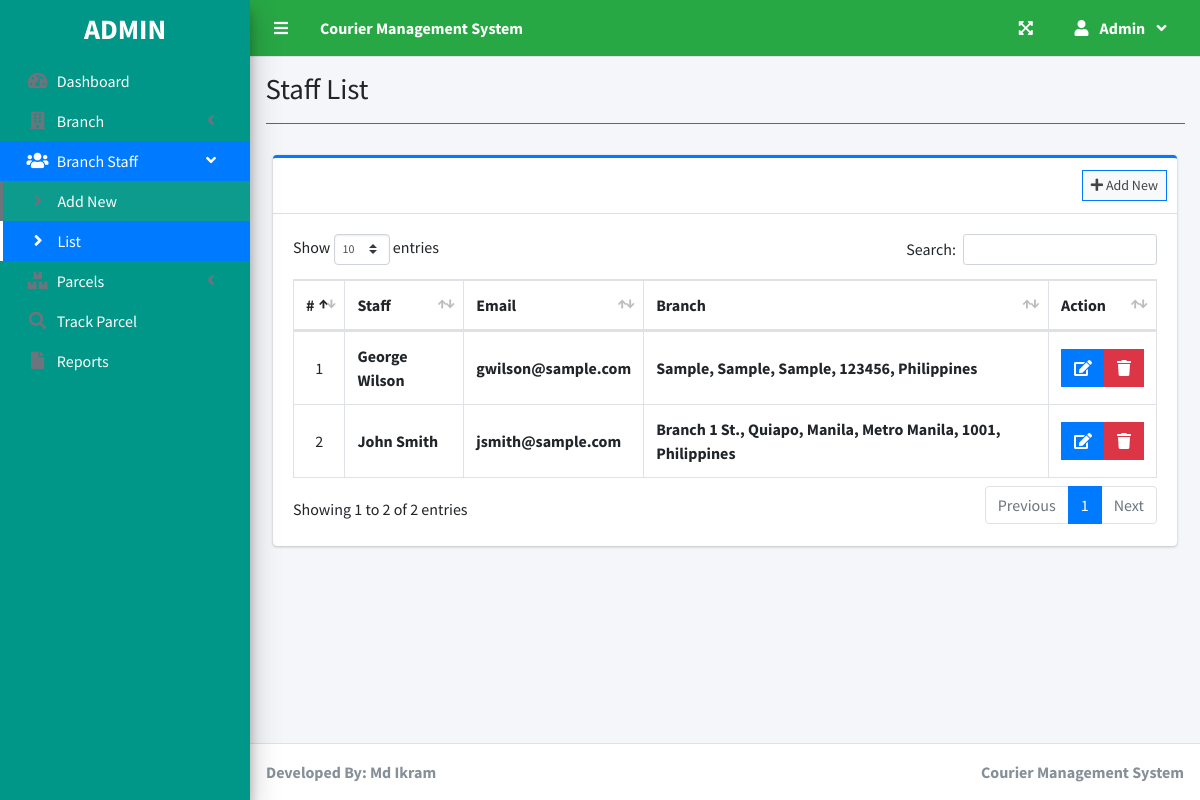
The page /index.php?page=staff_list (signed in) on the database its author committed.
### tables this page shows
CREATE TABLE `users` (
  `id` int NOT NULL AUTO_INCREMENT,
  `firstname` varchar(200) NOT NULL,
  `lastname` varchar(200) NOT NULL,
  `email` varchar(200) NOT NULL,
  `password` text NOT NULL,
  `type` tinyint(1) NOT NULL DEFAULT '2' COMMENT '1 = admin, 2 = staff',
  `branch_id` int NOT NULL,
  `date_created` datetime NOT NULL DEFAULT CURRENT_TIMESTAMP,
  PRIMARY KEY (`id`)
);

### staff_list.php (the view, shortened to what this page needs)
<?php include'db_connect.php' ?>
<div class="col-lg-12">
	<div class="card card-outline card-primary">
		<div class="card-header">
			<div class="card-tools">
				<a class="btn btn-block btn-sm btn-default btn-flat border-primary " href="./index.php?page=new_staff"><i class="fa fa-plus"></i> Add New</a>
			</div>
		</div>
		<div class="card-body">
			<table class="table tabe-hover table-bordered" id="list">
				<!-- <colgroup>
					<col width="5%">
					<col width="15%">
					<col width="25%">
					<col width="25%">
					<col width="15%">
				</colgroup> -->
				<thead>
					<tr>
						<th class="text-center">#</th>
						<th>Staff</th>
						<th>Email</th>
						<th>Branch</th>
						<th>Action</th>
					</tr>
				</thead>
				<tbody>
					<?php
					$i = 1;
					$qry = $conn->query("SELECT u.*,concat(u.firstname,' ',u.lastname) as name,concat(b.street,', ',b.city,', ',b.state,', ',b.zip_code,', ',b.country) as baddress FROM users u inner join branches b on b.id = u.branch_id where u.type = 2 order by concat(u.firstname,' ',u.lastname) asc ");
					while($row= $qry->fetch_assoc()):
					?>
					<tr>
						<td class="text-center"><?php echo $i++ ?></td>
						<td><b><?php echo ucwords($row['name']) ?></b></td>
						<td><b><?php echo ($row['email']) ?></b></td>
						<td><b><?php echo ucwords($row['baddress']) ?></b></td>
						<td class="text-center">
		                    <div class="btn-group">
		                        <a href="index.php?page=edit_staff&id=<?php echo $row['id'] ?>" class="btn btn-primary btn-flat ">
		                          <i class="fas fa-edit"></i>
		                        </a>
		                        <button type="button" class="btn btn-danger btn-flat delete_staff" data-id="<?php echo $row['id'] ?>">
		                          <i class="fas fa-trash"></i>
		                        </button>
	                      </div>
						</td>
					</tr>
				<?php endwhile; ?>
				</tbody>
			</table>
		</div>
	</div>
</div>

### staff_list.php (style rules this page uses)
table td { vertical-align: middle !important; }

### rows shown on the page
users: name "George Wilson", email "gwilson@sample.com", baddress "Sample, Sample, Sample, 123456, Philippines"
users: name "John Smith", email "jsmith@sample.com", baddress "Branch 1 St., Quiapo, Manila, Metro Manila, 1001, Philippines"

### other values the page prints
$_SESSION['system']['name'] "Courier Management System"
$_SESSION['login_firstname'] "Admin"
$title "Staff List"
